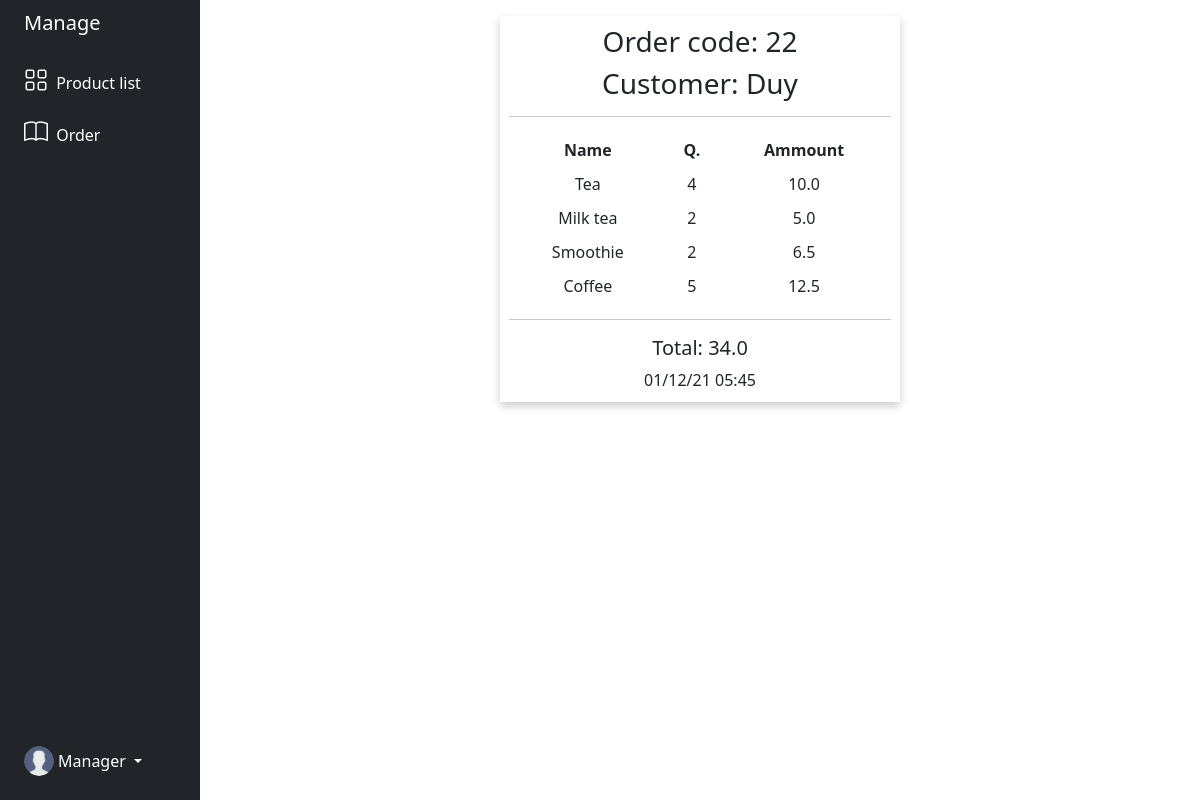
/manage/order/22/, run on the app's committed database.
### pos_app/models.py (models this page shows, shortened)
class Order(models.Model):
    products = models.ManyToManyField(OrderProduct)
    ip_address = models.CharField(max_length=50)
    ordered = models.BooleanField(default=False)
    paid = models.BooleanField(default=False)
    payment_date = models.DateTimeField(default=timezone.now)
    name = models.CharField(max_length=80)
    def get_total_price(self):
        sum = 0
        for ordered_product in self.products.all():
            sum += ordered_product.get_total_price();
        return round(sum, 2)

class OrderProduct(models.Model):
    product = models.ForeignKey(Product, on_delete=models.PROTECT)
    quantity = models.IntegerField(default=1)
    ordered = models.BooleanField(default=False)
    ip_address = models.CharField(max_length=50)
    def get_name(self):
        return self.product.name
    def get_total_price(self):
        return round(self.product.price * self.quantity, 2)

class Product(models.Model):
    name = models.CharField(max_length=100, verbose_name=('Product name'))
    description = models.TextField(blank=True, verbose_name=('Description'))
    price = models.FloatField(verbose_name=('Price'))
    categories = models.ManyToManyField(Category, blank=True)
    image = models.ImageField(upload_to='images/%Y/', verbose_name="Image", blank=True)
    deleted = models.BooleanField(default=False)

### pos_app/views.py (the view)
# urls.py: path('manage/order/<int:pk>/', views.order_detail_view, name='order_detail'),
def order_detail_view(request, pk):
    order = get_object_or_404(Order, pk=pk)
    ordered_product_list = order.products.all()
    return render(request, "manage/order_detail.html", context={'order': order, 'ordered_product_list': ordered_product_list})

### templates/manage/order_detail.html (shortened to what this page needs)
{% extends 'manage/base.html' %}
{% block body_block %}
<div class="container">
    <div class="container-order" style="text-align: center;" >
        <div style="text-align: center;">
            <h3>Order code: {{order.pk}}</h3>
            <h3>Customer: {{order.name}}</h3>
            <hr>
        </div>
        <div style=" display: flex; flex-direction: column;">
            <table class="order-detail">
                <th>Name</th>
                <th>Q.</th>
                <th>Ammount</th>
                {% for product in ordered_product_list %}
                <tr class="order-detail">
                    <td>{{product.get_name}}</td>
                    <td>{{product.quantity}}</td>
                    <td>{{product.get_total_price}}</td>
                </tr>
                {% endfor %}
            </table>
        </div>
        <hr>
        <div>
            <h5>Total: {{order.get_total_price}}</h5>
            {{order.payment_date|date:'d/m/y H:i'}}
    </div>
</div>
{% endblock %}

### static/custom_css/manage.css (style rules this page uses)
th { text-align: center; padding: 5px; border: solid 2px #ccc; }
td { border: solid 2px #ccc; padding: 5px; text-align: center; }
body { font-family: "Segoe UI", Tahoma, Geneva, Verdana, sans-serif; }
.container-order { box-shadow: 0 4px 8px 0 rgba(0, 0, 0, 0.2); background: white; width: 100%; margin: auto; padding: 1%; width: 400px; }
.order-detail th { border: none; }
.order-detail td { border: none; }

### data on the page
Order: pk "22", name "Duy", get_total_price "34.0", payment_date "01/12/21 05:45"
OrderProduct: get_name "Tea", quantity "4", get_total_price "10.0"
OrderProduct: get_name "Milk tea", quantity "2", get_total_price "5.0"
OrderProduct: get_name "Smoothie", quantity "2", get_total_price "6.5"
OrderProduct: get_name "Coffee", quantity "5", get_total_price "12.5"
